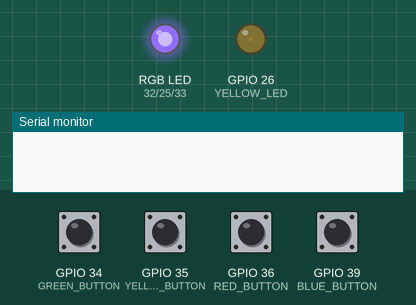
Simulated run of this program. Board: ESP32. Shown: an RGB LED mixed from three pins (HIGH = lit), output pins drawn as LEDs (lit = HIGH), the last lines printed to the serial monitor. The test bench sets the inputs (shaded band); at power-on: GPIO 34 (GREEN_BUTTON), GPIO 35 (YELLOW_BUTTON), GPIO 36 (RED_BUTTON), GPIO 39 (BLUE_BUTTON) HIGH.

Above: at 1.2 s.
1.3 s: GPIO 34 (GREEN_BUTTON) pulled LOW for 0.15 s
At 3.89 s:
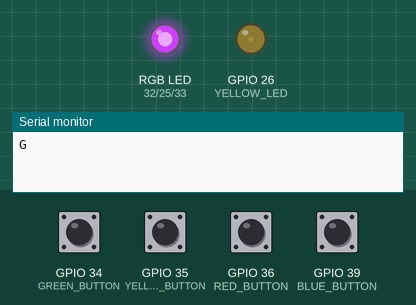
4.4 s: GPIO 35 (YELLOW_BUTTON) pulled LOW for 1 s
At 5.17 s:
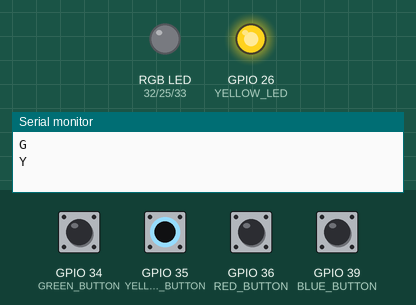
7.4 s: GPIO 36 (RED_BUTTON) pulled LOW for 0.15 s
At 7.74 s:
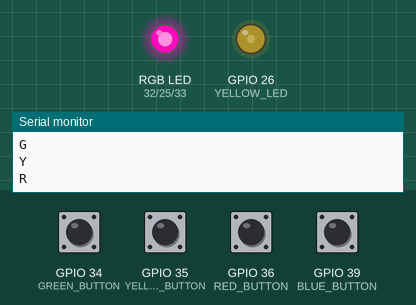
10.5 s: GPIO 39 (BLUE_BUTTON) pulled LOW for 0.15 s
At 10.74 s:
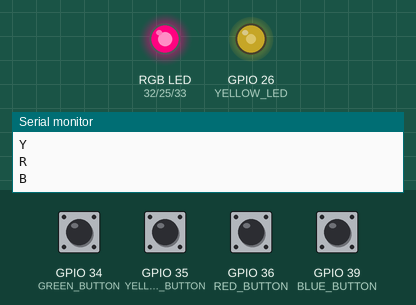
13.5 s: GPIO 36 (RED_BUTTON) pulled LOW for 1 s
16.5 s: GPIO 34 (GREEN_BUTTON) pulled LOW for 1 s
Timing chart, 0 to 23.8 s (numbered marks = the images above; inputs shaded):
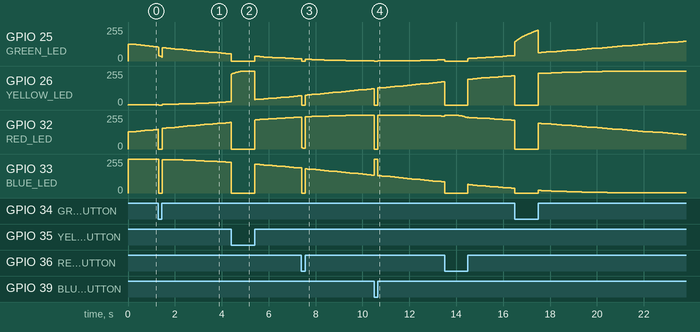

The program:

main.cpp
```cpp
#include <Arduino.h>

#define RED_LED 32
#define GREEN_LED 25
#define BLUE_LED 33
#define YELLOW_LED 26

#define RED_CHANNEL 0
#define GREEN_CHANNEL 1
#define BLUE_CHANNEL 2
#define YELLOW_CHANNEL 3


#define RED_BUTTON 36
#define GREEN_BUTTON 34
#define BLUE_BUTTON 39
#define YELLOW_BUTTON 35


#define DEBOUNCE_DELAY 50

uint32_t red_buffer = 0;
uint32_t green_buffer = 0;
uint32_t blue_buffer = 0;
uint32_t yellow_buffer = 0;

bool red_state = false;
bool green_state = false;
bool blue_state = false;
bool yellow_state = false;

bool red_fired = false;
bool green_fired = false;
bool blue_fired = false;
bool yellow_fired = false;

uint8_t led_mode = 0;
uint32_t led_pattern = 0;
uint8_t sineTable[255] = {0};

void setup() {
  // put your setup code here, to run once:
  Serial.begin(115200);
  pinMode(RED_LED, OUTPUT);
  pinMode(GREEN_LED, OUTPUT);
  pinMode(BLUE_LED, OUTPUT);
  pinMode(YELLOW_LED, OUTPUT);

  pinMode(RED_BUTTON, INPUT_PULLUP);
  pinMode(GREEN_BUTTON, INPUT_PULLUP);
  pinMode(BLUE_BUTTON, INPUT_PULLUP);
  pinMode(YELLOW_BUTTON, INPUT_PULLUP);

  ledcAttachPin(RED_LED, 0);
  ledcAttachPin(GREEN_LED, 1);
  ledcAttachPin(BLUE_LED, 2);
  ledcAttachPin(YELLOW_LED, 3);
  ledcSetup(RED_CHANNEL, 32000, 8);
  ledcSetup(GREEN_CHANNEL, 32000, 8);
  ledcSetup(BLUE_CHANNEL, 32000, 8);
  ledcSetup(YELLOW_CHANNEL, 32000, 8);
  for (uint i=0; i<255; i++) {
    sineTable[i] = 128 + (uint8_t)(((sin(((2.0*PI)/255)*i))*128));
    // Serial.println(sineTable[i]);
  }
}

void loop() {
  // put your main code here, to run repeatedly:
  if (!digitalRead(RED_BUTTON)){
    if (!red_state) {
      red_buffer = millis();
      led_mode = 1;
    } else {
      if (millis() - red_buffer > DEBOUNCE_DELAY && !red_fired) {
        Serial.println("R");
        red_buffer = millis();
        red_fired = true;
      }
    }
    red_state = true;
    green_state = false;
    blue_state = false;
    yellow_state = false;

  } else if(red_state) {
    red_state = false;
    red_fired = false;
    led_mode = 0;
  }

  if (!digitalRead(GREEN_BUTTON)){
    if (!green_state) {
      green_buffer = millis();
      led_mode = 2;
    } else {
      if (millis() - green_buffer > DEBOUNCE_DELAY && !green_fired) {
        Serial.println("G");
        green_buffer = millis();
        green_fired = true;
      }
    }
    green_state = true;
    blue_state = false;
    yellow_state = false;
    red_state = false;

  } else if(green_state) {
    green_state = false;
    green_fired = false;
    led_mode = 0;
  }

  if (!digitalRead(BLUE_BUTTON)){
    if (!blue_state) {
      blue_buffer = millis();
      led_mode = 3;
    } else {
      if (millis() - blue_buffer > DEBOUNCE_DELAY && !blue_fired) {
        Serial.println("B");
        blue_buffer = millis();
        blue_fired = true;
      }
    }
    blue_state = true;
    yellow_state = false;
    green_state = false;
    red_state = false;

  } else if (blue_state) {
    blue_state = false;
    blue_fired = false;
    led_mode = 0;
  }

  if (!digitalRead(YELLOW_BUTTON)){
    if (!yellow_state) {
      yellow_buffer = millis();
      led_mode = 4;
    } else {
      if (millis() - yellow_buffer > DEBOUNCE_DELAY && !yellow_fired) {
        Serial.println("Y");
        yellow_buffer = millis();
        yellow_fired = true;
      }
    }
    yellow_state = true;
    green_state = false;
    blue_state = false;
    red_state = false;

  } else if (yellow_state) {
    yellow_state = false;
    yellow_fired = false;
    led_mode = 0;
  }
  switch(led_mode) {
    case 0:
      ledcWrite(RED_CHANNEL, sineTable[(led_pattern/200)%255]);
      ledcWrite(GREEN_CHANNEL, sineTable[(led_pattern/200 + 128)%255]);
      ledcWrite(BLUE_CHANNEL, sineTable[((led_pattern/200)+64)%255]);
      ledcWrite(YELLOW_CHANNEL, sineTable[((led_pattern/200)+192)%255]);
      break;
    case 1:
      ledcWrite(RED_CHANNEL, sineTable[(led_pattern/50)%255]);
      ledcWrite(GREEN_CHANNEL, 0);
      ledcWrite(BLUE_CHANNEL, 0);
      ledcWrite(YELLOW_CHANNEL, 0);
      break;
    case 2:
      ledcWrite(RED_CHANNEL, 0);
      ledcWrite(GREEN_CHANNEL, sineTable[(led_pattern/50 + 128)%255]);
      ledcWrite(BLUE_CHANNEL, 0);
      ledcWrite(YELLOW_CHANNEL, 0);
      break;
    case 3:
      ledcWrite(RED_CHANNEL, 0);
      ledcWrite(GREEN_CHANNEL, 0);
      ledcWrite(BLUE_CHANNEL, sineTable[((led_pattern/50)+64)%255]);
      ledcWrite(YELLOW_CHANNEL, 0);
      break;
    case 4:
      ledcWrite(RED_CHANNEL, 0);
      ledcWrite(GREEN_CHANNEL, 0);
      ledcWrite(BLUE_CHANNEL, 0);
      ledcWrite(YELLOW_CHANNEL, sineTable[((led_pattern/50)+192)%255]);
      break;
    default:
      break;
  }
  led_pattern++;

}
```
